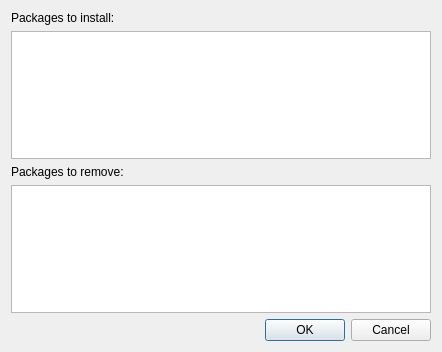
<?xml version="1.0" encoding="UTF-8"?>
<ui version="4.0">
 <class>PackagesDialog</class>
 <widget class="QDialog" name="PackagesDialog">
  <property name="windowModality">
   <enum>Qt::ApplicationModal</enum>
  </property>
  <property name="geometry">
   <rect>
    <x>0</x>
    <y>0</y>
    <width>442</width>
    <height>352</height>
   </rect>
  </property>
  <property name="windowTitle">
   <string>Dialog</string>
  </property>
  <layout class="QGridLayout" name="gridLayout">
   <item row="2" column="0">
    <widget class="QLabel" name="removeLabel">
     <property name="text">
      <string>Packages to remove:</string>
     </property>
    </widget>
   </item>
   <item row="0" column="0">
    <widget class="QLabel" name="installLabel">
     <property name="text">
      <string>Packages to install:</string>
     </property>
    </widget>
   </item>
   <item row="1" column="0">
    <widget class="QTextEdit" name="installTextEdit">
     <property name="readOnly">
      <bool>true</bool>
     </property>
    </widget>
   </item>
   <item row="4" column="0">
    <widget class="QDialogButtonBox" name="buttonBox">
     <property name="orientation">
      <enum>Qt::Horizontal</enum>
     </property>
     <property name="standardButtons">
      <set>QDialogButtonBox::Cancel|QDialogButtonBox::Ok</set>
     </property>
    </widget>
   </item>
   <item row="3" column="0">
    <widget class="QTextEdit" name="removeTextEdit">
     <property name="readOnly">
      <bool>true</bool>
     </property>
    </widget>
   </item>
  </layout>
 </widget>
 <resources/>
 <connections>
  <connection>
   <sender>buttonBox</sender>
   <signal>accepted()</signal>
   <receiver>PackagesDialog</receiver>
   <slot>accept()</slot>
   <hints>
    <hint type="sourcelabel">
     <x>248</x>
     <y>254</y>
    </hint>
    <hint type="destinationlabel">
     <x>157</x>
     <y>274</y>
    </hint>
   </hints>
  </connection>
  <connection>
   <sender>buttonBox</sender>
   <signal>rejected()</signal>
   <receiver>PackagesDialog</receiver>
   <slot>reject()</slot>
   <hints>
    <hint type="sourcelabel">
     <x>316</x>
     <y>260</y>
    </hint>
    <hint type="destinationlabel">
     <x>286</x>
     <y>274</y>
    </hint>
   </hints>
  </connection>
 </connections>
</ui>
